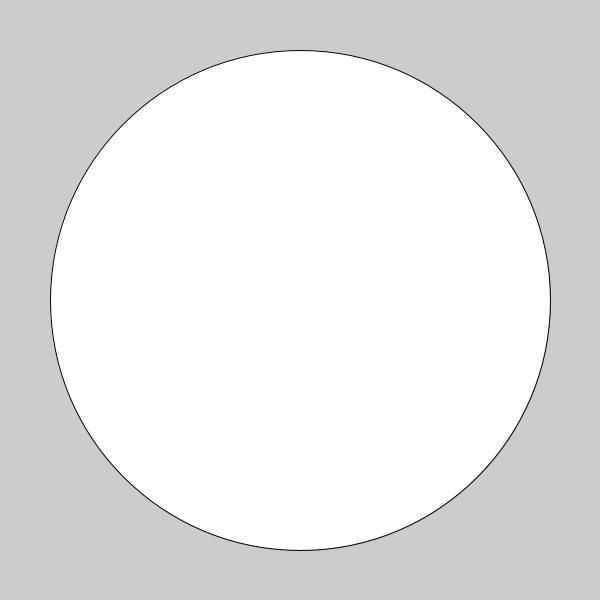
Frame 1 (no input)
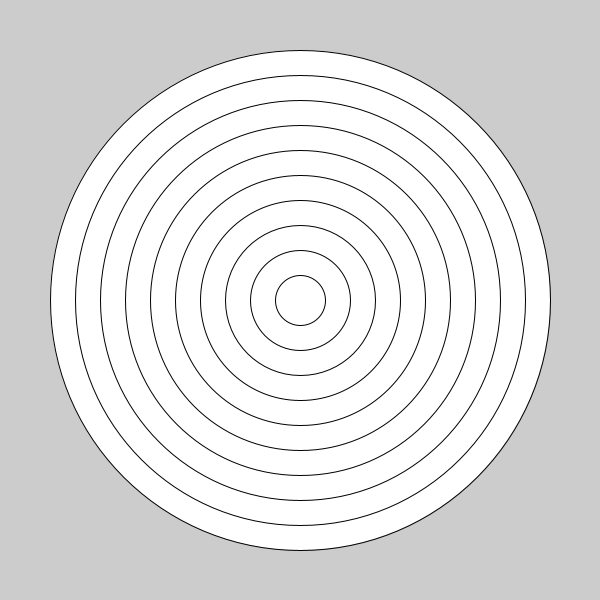
Frame 60 (the mouse pressed at the canvas centre just before this capture)
Frame 120 (the mouse held since frame 60 and released just before this capture): identical to frame 60, image omitted

The Processing sketch that drew these frames (run headless with seeded random() and noise(); from frame 60 on, the mouse is pressed at the canvas centre):

// Processing sketch: bullsEye
// ── bullsEye.pde
int size= 500;
void setup(){
size(600,600);
}
void draw(){
if(size>=0){
  ellipse(300,300,size,size);
}
  size-=50;
}
